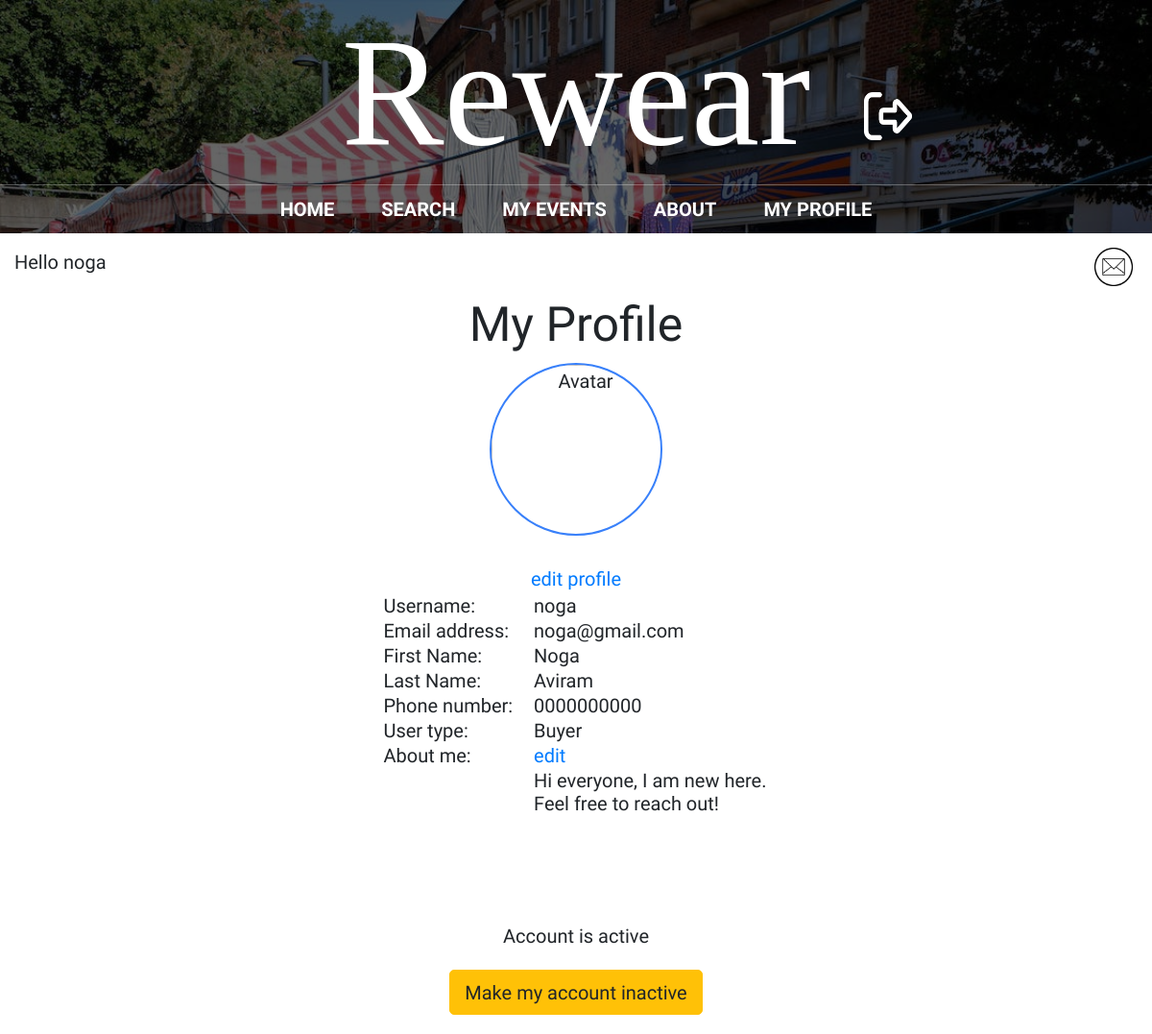
Screenshot of /profile/ (signed in) with the database file from the repository.
### registry/models.py (models this page shows, shortened)
class UserProfileInfo(models.Model):
    user = models.OneToOneField(User, on_delete=models.CASCADE)
    userType = forms.CharField(label='User type', max_length=10, required=True)
    phone = models.CharField(max_length=10, default=None,)
    picture = models.ImageField(upload_to='static\\media\\profile_pics', blank=True)
    about = models.TextField(max_length=400, default='',)

### main/views.py (the view)
# urls.py: path("profile/", views.myprofile, name="myprofile"),
def myprofile(response):
    profileinfo = UserProfileInfo.objects.get(user=response.user)
    try:
        picture = UserProfileInfo.objects.get(user=response.user).picture
    except:
        picture = None
    try:
        pic_path = picture.path.split("static")[-1]
    except:
        pic_path = None
    new_mail = new_messages(response.user.username)
    return render(response, "main/myprofile.html", {
        'profileinfo': profileinfo,
        'profile_pic': picture,
        'pic_path': pic_path,
        'cur_user': response.user,
        'new_mail': new_mail,
    })

### main/views.py (called while the page is built)
def new_messages(username):
    try:
        messages = Message.objects.filter(recipient=User.objects.filter(username=username)[0])
        for m in messages:
            if not m.is_read:
                return True
        return False
    except:
        return False

### main/templates/main/myprofile.html (shortened to what this page needs)
{% extends 'main/base.html' %}
{% load crispy_forms_tags %}
{% load static %}
{% block content %}
<center><h1>My Profile</h1></center>
{% if not user.is_authenticated %}
	<p>Not logged into any account.</p>
	<a href="/login/"><p>Login</p></a>
{% else %}
	{% if profile_pic %}
	<center>
		<img src="{% static pic_path %}" alt="Avatar" height=180px width=180px class="profimg">
	</center>
	<br>
	{% endif %}
<center><div>
	<td align="right"><a href="/edit_profile/">edit profile</a></td>
	<table>
		<tr>
			<td>Username:&nbsp;&nbsp;&nbsp;</td>
			<td>{{user.username}}</td>
		</tr>
		<tr>
			<td>Email address:&nbsp;&nbsp;&nbsp;&nbsp;</td>
			<td>{{user.email}}</td>
		</tr>
		{% if user.first_name %}
		<tr>
			<td>First Name:&nbsp;&nbsp;&nbsp;&nbsp;</td>
			<td>{{user.first_name.capitalize}}</td>
		</tr>
		{% endif %}
		{% if user.last_name %}
		<tr>
			<td>Last Name:&nbsp;&nbsp;&nbsp;&nbsp;</td>
			<td>{{user.last_name.capitalize}}</td>
		</tr>
		{% endif %}
		{% if profileinfo.phone %}
		<tr>
			<td>Phone number:&nbsp;&nbsp;&nbsp;&nbsp;</td>
			<td>{{profileinfo.phone}}</td>
		</tr>
		{% endif %}
		<tr>
			<td>User type:&nbsp;&nbsp;&nbsp;&nbsp;</td>
			<td>
				{% if cur_user.groups.all.0.name == "eventManager" or cur_user.groups.all.1.name == "eventManager" %}
				Event Manager
				{% else %}
				Buyer
				{% endif %}
			</td>
		</tr>
		<tr>
			<td>About me:&nbsp;&nbsp;&nbsp;&nbsp;</td>
			<td><a href="/editabout/">edit</a><td>
		<tr>
			<td></td>
			<td>{{profileinfo.about|linebreaks}}<td>
		</tr>
	</table>
</div></center>
	<br><br><br>
<center>
	{% if user.is_active %}
	<p>Account is active</p>
	<form method="POST" action="/areyousure/" class="form-group">
		<button class="btn btn-warning">Make my account inactive</button>
	</form>
	{% endif %}
</center>
{% endif %}
{% endblock %}%}

### main/templates/main/base.html (shortened to what this page needs)
{% load static %}
<!doctype html>
<html>
	<head>
		<link rel="stylesheet" href="https://stackpath.bootstrapcdn.com/bootstrap/4.3.1/css/bootstrap.min.css">
		<link rel="stylesheet" href="{% static 'css/styles.css' %}">
	</head>
	<body>
	<div id = "content", name = "content">
		<div class="row justify-content-center">
			<div class="col-12">
					<header class="main-header">
						<h1 id="header-title" class="header-name header-name-large" style="text-align: center; position: relative;">Rewear
							{% if user.is_authenticated %}
								<span class="header-photo-wrapper">
									<a href="/logout">
										<img src="{% static 'media/logout.png' %}" alt="logout" class="header-photo" width="50" height="50">
									</a>
								</span>
							{% endif %}
						</h1>
						<nav class="nav main-nav">
							<ul>
								<li><a href="/">Home</a></li>
								{% if user.is_authenticated %}
									<li><a href="/search_page/">Search</a></li>
									<li><a href="/my_events/{{request.user.id}}">My Events</a></li>
								{% endif %}
								<li><a href="/about/">About</a></li>
								{% if user.is_authenticated and user.is_superuser %}
									<li><a href="/submissions/">Submissions
									<!--<div style="display: inline-block;">
										<div style="border-radius: 50%; width: 10px; height: 10px; padding: 2px; border: solid; border-color: red;"></div>
									</div>-->
									</a></li>
									<li><a href="/admin/">Administration</a></li>
								{% elif user.is_authenticated and user.is_active%}
								<li><a href="/profile/">My Profile</a></li>
								{% endif %}
							</ul>
						</nav>
					</header>
			{% if user.is_authenticated %}
			<p style="text-align:left;margin:15px;">
				<td><left>Hello {{request.user.username}}</left></td>
				<span style="float:right;">
					{% if new_mail %}
						<a href="/inbox" style="text-decoration:none">
							<img src='{% static "media/new_mail.png" %}' alt="inbox" height=40px width=40px class="animation">&nbsp;
						</a>
					{% else %}
						<a href="/inbox" style="text-decoration:none">
							<img src='{% static "media/mail_icon.png" %}' alt="inbox" height=40px width=40px class="mail_icon">&nbsp;
						</a>
					{% endif %}
				</span>
			</p>
			{% endif %}
				{% block content %}
				{% endblock %}
			</div>
		</div>
	</div>
	</body>
</html>

### static/css/styles.css (style rules this page uses)
* { box-sizing: border-box; font-family: Raleway; }
html, body { margin: 0; padding: 0; }
.nav ul { margin: 0; padding: 0; }
.nav li { display: inline; }
.nav a { display: inline-block; padding: .5em; color: white; text-decoration: none; }
.main-nav { text-align: center; font-size: 1.1em; font-weight: lighter; display: inline; }
.main-nav li { padding: 0 1%; }
.main-header { background-color: rgba(0, 0, 0, .6); background-image: url("../media/Header Background.jpeg"); background-blend-mode: multiply; background-size: cover; }
.header-name { text-align: center; margin: 0; font-size: 4em; font-family: "Arvo"; font-weight: normal; color: white; border-bottom: 1px solid rgba(255, 255, 255, .3) }
.header-name-large { font-size: 8em; }

### main/templates/main/base.html (style rules this page uses)
* { font-size: 20px; }
nav li a { text-transform: uppercase; font-weight: bold; }
.header-photo-wrapper { position: absolute; top: 50%; left: 75%; transition: transform 0.2s ease; opacity: 1; transition: transform 0.2s ease, opacity 0.2s ease; }
.header-photo-wrapper::after { content: "Logout"; position: absolute; top: 105%; left: 50%; transform: translateX(-50%); opacity: 0; transition: opacity 0.2s ease; }
.header-name { text-align: center; position: relative; max-width: 100%; width: 100%; white-space: nowrap; overflow: hidden; text-overflow: ellipsis; }
.mail_icon { transition: transform 0.2s ease; }

### rows the page displays
UserProfileInfo: phone "0000000000", about "Hi everyone, I am new here. Feel free to reach out!"

### other values shown
{{ request.user.username }} "noga"
{{ user.username }} "noga"
{{ user.email }} "noga@gmail.com"
{{ user.first_name.capitalize }} "Noga"
{{ user.last_name.capitalize }} "Aviram"
